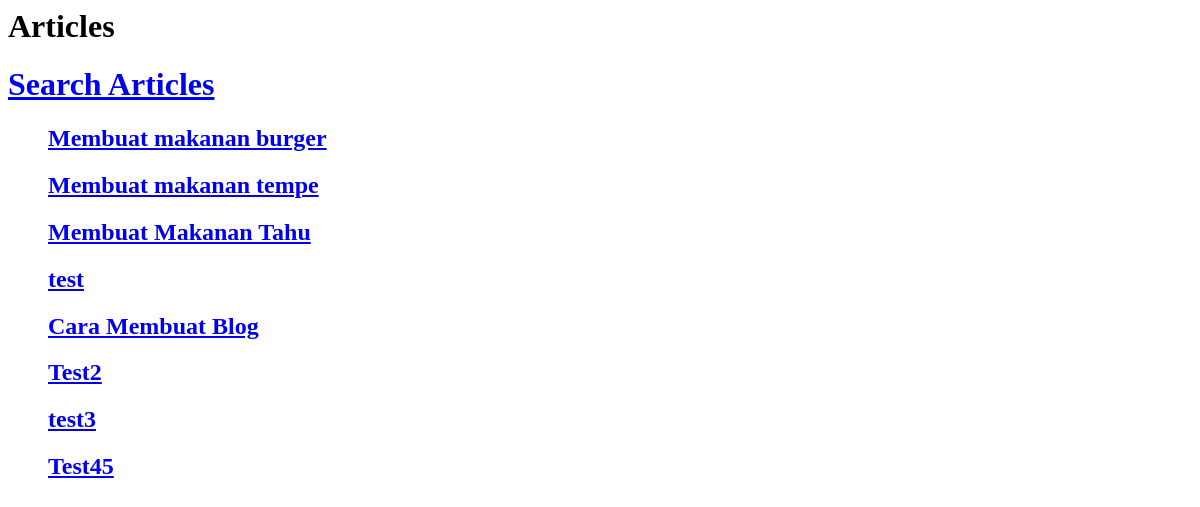
The app's page /, older data.
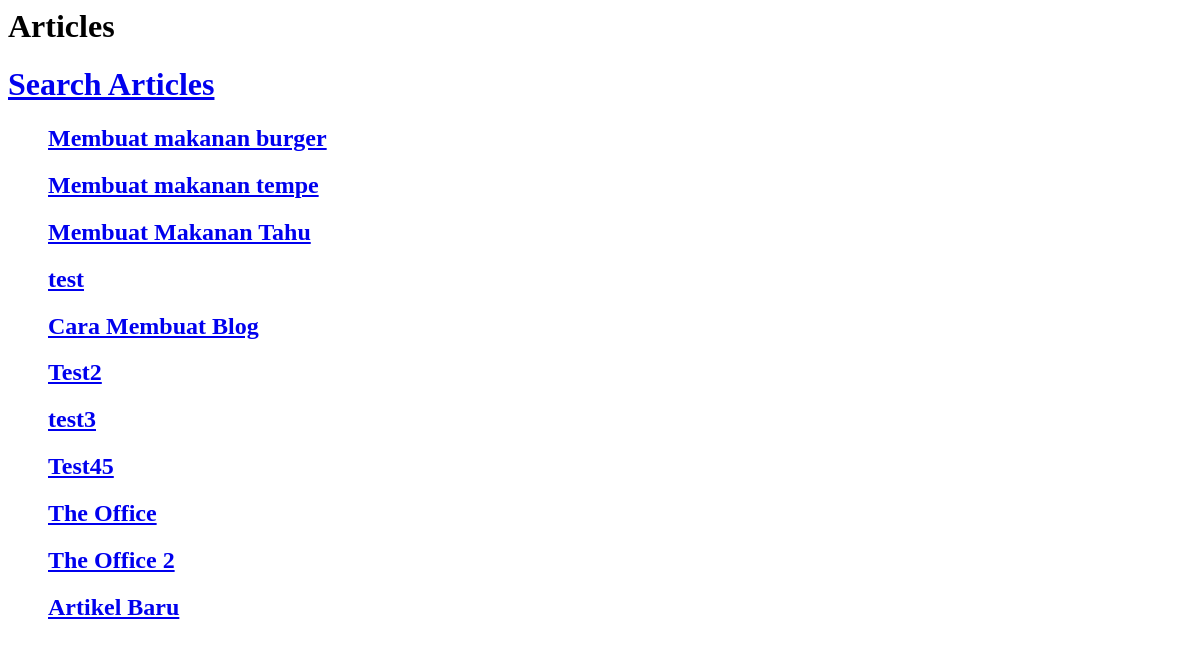
The same page, newer data.
### articles/models.py (models this page shows)
class Article(models.Model):
    title = models.CharField(max_length=120)
    content = models.TextField()
    timestamp = models.DateTimeField(auto_now_add=True)
    updated = models.DateTimeField(auto_now=True)
    publish = models.DateField(auto_now_add=False, auto_now=False, null=True, blank=True)

### djangomid/views.py (the view)
# urls.py: path('', views.index, name="index"),
def index(request):
    article_obj = Article.objects.get(id=1)
    article_all = Article.objects.all()
    context = {
        "arr_app" : article_all,
        "id" : article_obj.id,
        "title" : article_obj.title,
        "content" : article_obj.content,
    }
    html = render_to_string("djangomid/index.html", context=context)
    return HttpResponse(html)

### djangomid/templates/djangomid/index.html (shortened to what this page needs)
{% extends "djangomid/base.html" %}
{% block content %}
    <h1>Articles</h1>
    <h1><a href="/articles/">Search Articles</a></h1>
    <ul style="list-style: none;">
        {% for data in arr_app %}
        <li>
            <h2><a href="/articles/{{data.id}}">{{ data.title }}</a></h2>
        </li>
        {% endfor %}
    </ul>
{% endblock content %}

Row changes from the older to the newer data that the page shows:
added Article: title "The Office"
added Article: title "The Office 2"
added Article: title "Artikel Baru"
